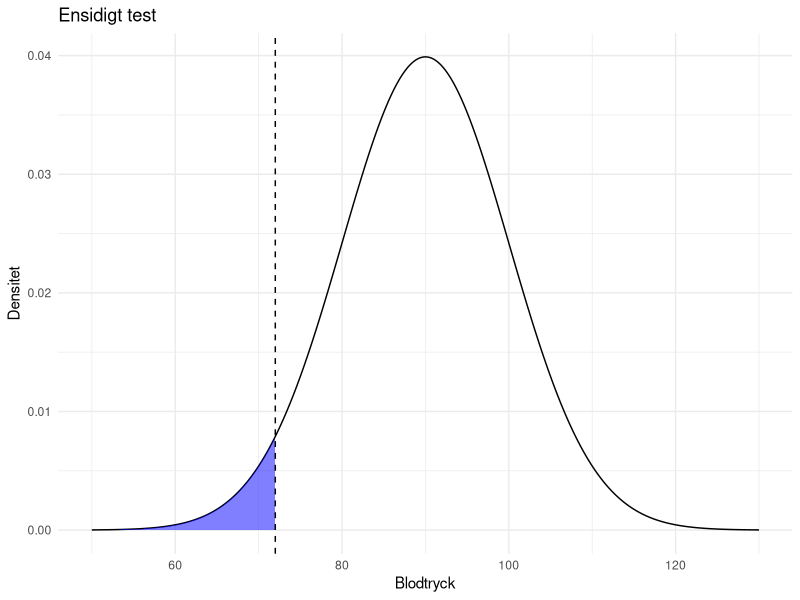
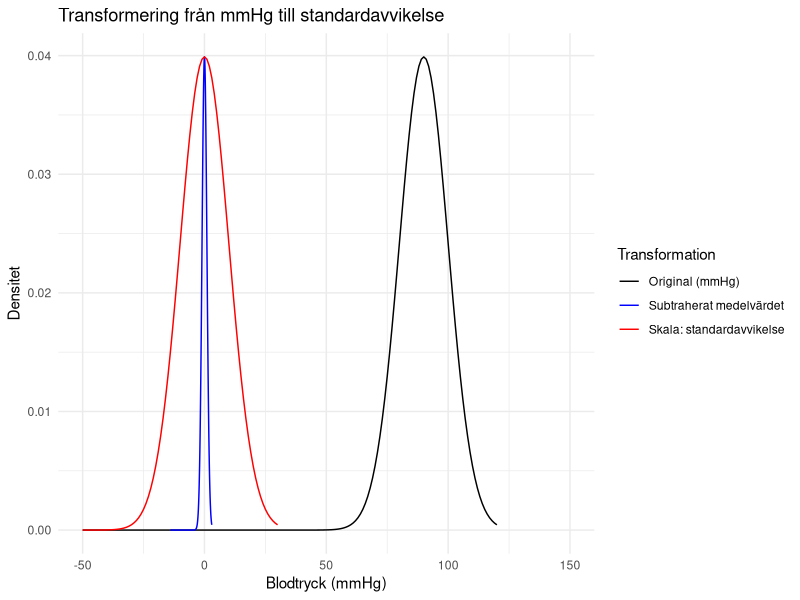
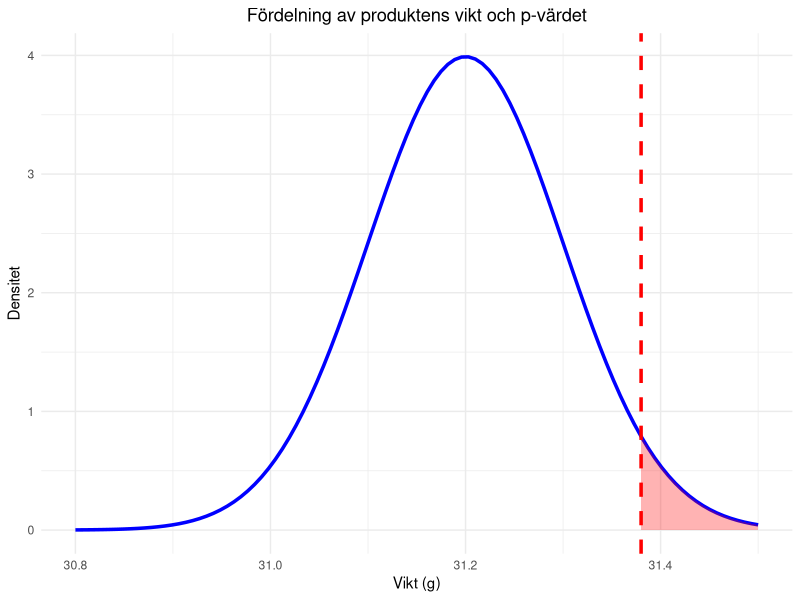
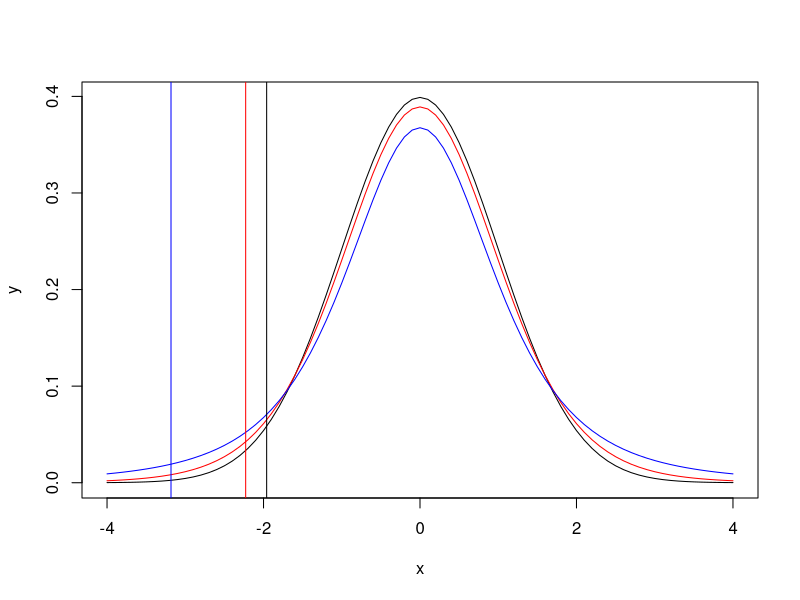

These figures' R source, in order:
## ---- chunk 1
# Load dependencies
library(tidyverse)
## ---- chunk 2
# Given information
mean <- 90
sd <- 10
value <- 72

# Beräkna p värdet, för normalfördelad population
p_value <- pnorm(value, mean, sd)
print(p_value)
## ---- chunk 3
library(ggplot2)

# Givna parametrar
mean <- 90
sd <- 10
value <- 72

# Skapa x värden
x <- seq(mean - 4*sd, mean + 4*sd, length=1000)
# Beräkna fördelning
y <- dnorm(x, mean, sd)
# df
data <- data.frame(x, y)

# Plotta
ggplot(data, aes(x, y)) +
  geom_line() +
  geom_area(data = subset(data, x <= value), aes(x = x, y = y),
  fill = "blue", alpha = 0.5) +
  geom_vline(xintercept = value, linetype = "dashed") +
  labs(title = "Ensidigt test", x = "Blodtryck", y = "Densitet") +
  theme_minimal()

## ---- chunk 4
# Given information
mean <- 90
sd <- 10
value <- 72
alfa <- 0.05

# Beräkna p värde
p_lower <- pnorm(value, mean, sd)
p_upper <- pnorm(mean + (mean - value), mean, sd, lower.tail = FALSE)

# Two-sided
p_value_two_sided <- p_lower + p_upper

if (p_value_two_sided < alfa) {
  print(paste("Nollhypotesen kan förkastas med", round(p_value_two_sided, 4)))
} else {
  print(paste("Nollhypotesen kan inte förkastas med", round(p_value_two_sided, 4)))
}
## ---- chunk 5
# Skapa en sekvens för blodtrycksvärden
bt <- seq(-50, 120, 1)

# Beräkna densitetsfunktion för normalfördelning (N(90, 10))
y <- dnorm(bt, mean = 90, sd = 10)

# data.frame
data <- data.frame(
  bt = bt,
  y = y,
  original = bt,
  subtracted_mean = bt - 90,
  standardized = (bt - 90) / 10
)

# Data manipulation för grafen
data_long <- data %>%
  pivot_longer(cols = c(original, subtracted_mean, standardized),
               names_to = "transformation",
               values_to = "value")

# Plotta
ggplot(data_long, aes(x = value, y = y, color = transformation)) +
  geom_line() +
  scale_color_manual(values = c("black", "blue", "red"),
                     labels = c("Original (mmHg)",
                                "Subtraherat medelvärdet",
                                "Skala: standardavvikelse")) +
  labs(title = "Transformering från mmHg till standardavvikelse",
       x = "Blodtryck (mmHg)",
       y = "Densitet",
       color = "Transformation") +
  xlim(-50, 150) +
  theme_minimal()
## ---- chunk 6
# Parametrar
mu <- 31.2          # Populationens medelvärde
sigma <- 0.4        # Populationens standardavvikelse
x_bar <- 31.38      # Stickprovets medelvärde
n <- 16             # Stickprovets storlek

# Beräkna z-värdet
z_value <- (x_bar - mu) / (sigma / sqrt(n))

# Beräkna p-värdet (ensidigt test, höger-svans)
p_value <- 1 - pnorm(z_value)

print(paste("Z-värde:", z_value))
print(paste("P-värde:", p_value))

if (p_value < 0.05) {
  print("Produkten är signifikant tyngre än normalt.")
}
## ---- chunk 7
# Parametrar
mu <- 31.2          # Populationens medelvärde
sigma <- 0.4        # Populationens standardavvikelse
x_bar <- 31.38      # Stickprovets medelvärde
n <- 16             # Stickprovets storlek

# Beräkna z-värdet
z_value <- (x_bar - mu) / (sigma / sqrt(n))

# Beräkna p-värdet (ensidigt test, höger-svans)
p_value <- 1 - pnorm(z_value)

# Skriv ut resultaten
print(paste("Z-värde:", z_value))
print(paste("P-värde:", p_value))

# Kontrollera om vi kan förkasta nollhypotesen
if (p_value < 0.05) {
  print("Nollhypotesen förkastas. Produkten är signifikant tyngre än normalt.")
} else {
  print("Nollhypotesen behålls. Det finns ingen signifikant skillnad i produktens vikt.")
}
## ---- chunk 8
# Skapa en data frame för normalfördelningen
bt_values <- seq(30.8, 31.5, length.out = 100)
densities <- dnorm(bt_values, mean = mu, sd = sigma / sqrt(n))
data <- data.frame(bt_values = bt_values, densities = densities)

# Skapa en data frame för p-värdesområdet
fill_values <- seq(x_bar, 31.5, length.out = 100)
fill_densities <- dnorm(fill_values, mean = mu, sd = sigma / sqrt(n))
fill_data <- data.frame(fill_values = fill_values, fill_densities = fill_densities)

# Rita grafen
ggplot(data, aes(x = bt_values, y = densities)) +
  geom_line(color = "blue", linewidth = 1.2) +  # Fördelningskurvan
  geom_vline(xintercept = x_bar, color = "red", linetype = "dashed",
  linewidth = 1.2) +  # Stickprovets medelvikt
  geom_area(data = fill_data, aes(x = fill_values, y = fill_densities),
  fill = "red", alpha = 0.3) +  # Fyll p-värdesområdet
  labs(title = "Fördelning av produktens vikt och p-värdet",
       x = "Vikt (g)", y = "Densitet") +
  theme_minimal() +
  theme(plot.title = element_text(hjust = 0.5))  # Centrerar titeln
## ---- chunk 9
x<-seq(-4, 4, 0.1)
y<- dnorm(x)
plot(x,y, type="l" )
lines(x, dt(x, 10), col="red" )
lines(x, dt(x, 3), col="blue" )
abline(v=qnorm(0.025))
abline(v=qt(0.025, 10), col="red")
abline(v=qt(0.025, 3), col="blue")
## ---- chunk 10
# Parametrar
x_bar <- 3200        # Stickprovets medelvärde
mu <- 3600           # Populationens medelvärde (enligt H0)
sd <- 800            # Stickprovets standardavvikelse
n <- 32              # Stickprovets storlek

# Beräkna t-värdet
t_value <- (x_bar - mu) / (sd / sqrt(n))

# Tvåsidigt p-värde baserat på t-värdet
p_value <- 2 * pt(abs(t_value), df = n - 1, lower.tail = FALSE)

# Skriv ut resultaten
print(paste("t-värde:", t_value))
print(paste("p-värde:", p_value))

# Beslut om nollhypotesen förkastas
if (p_value < 0.05) {
  print("Nollhypotesen förkastas. Medelvikten avviker signifikant från den normala.")
} else {
  print("Nollhypotesen behålls. Det finns ingen signifikant skillnad i medelvikt.")
}
